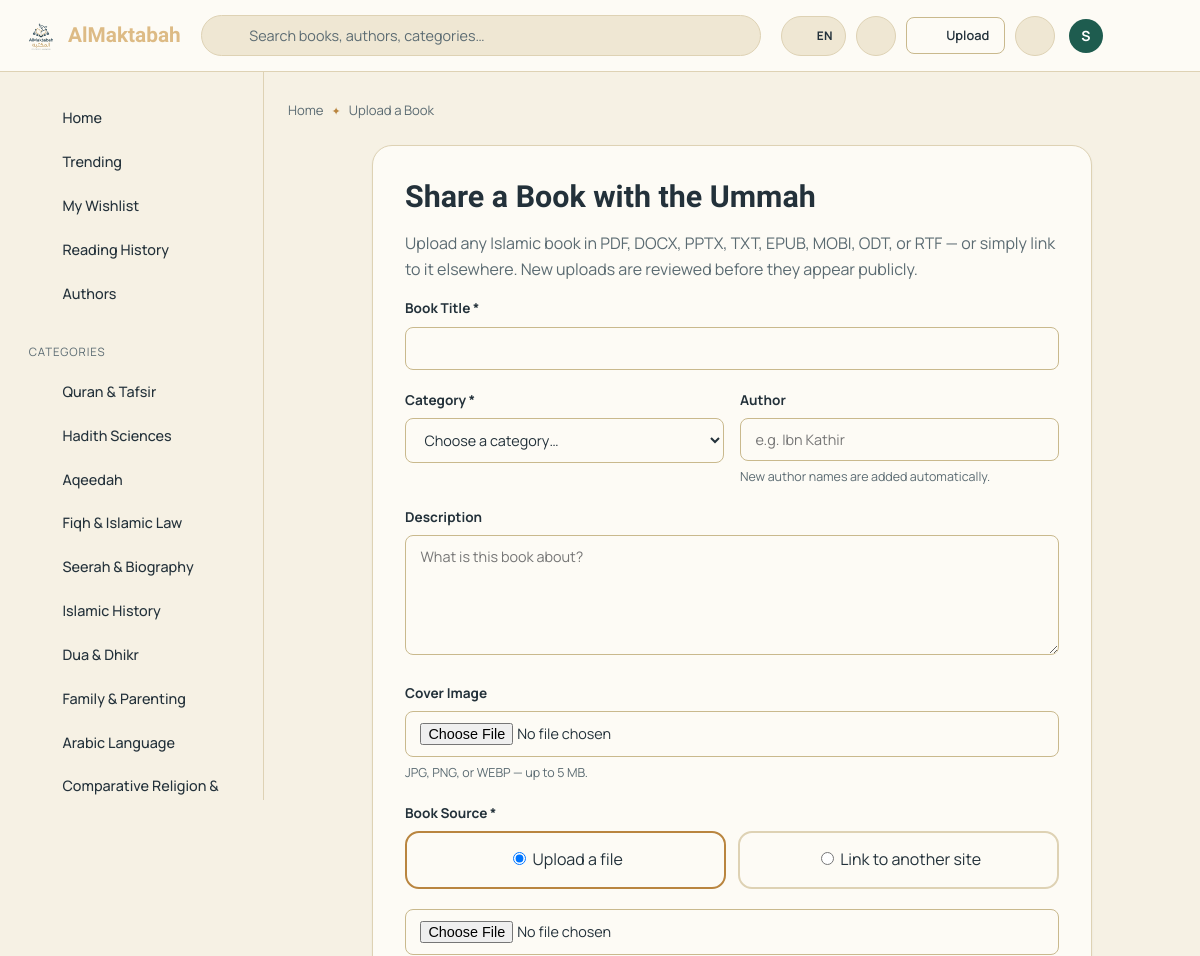
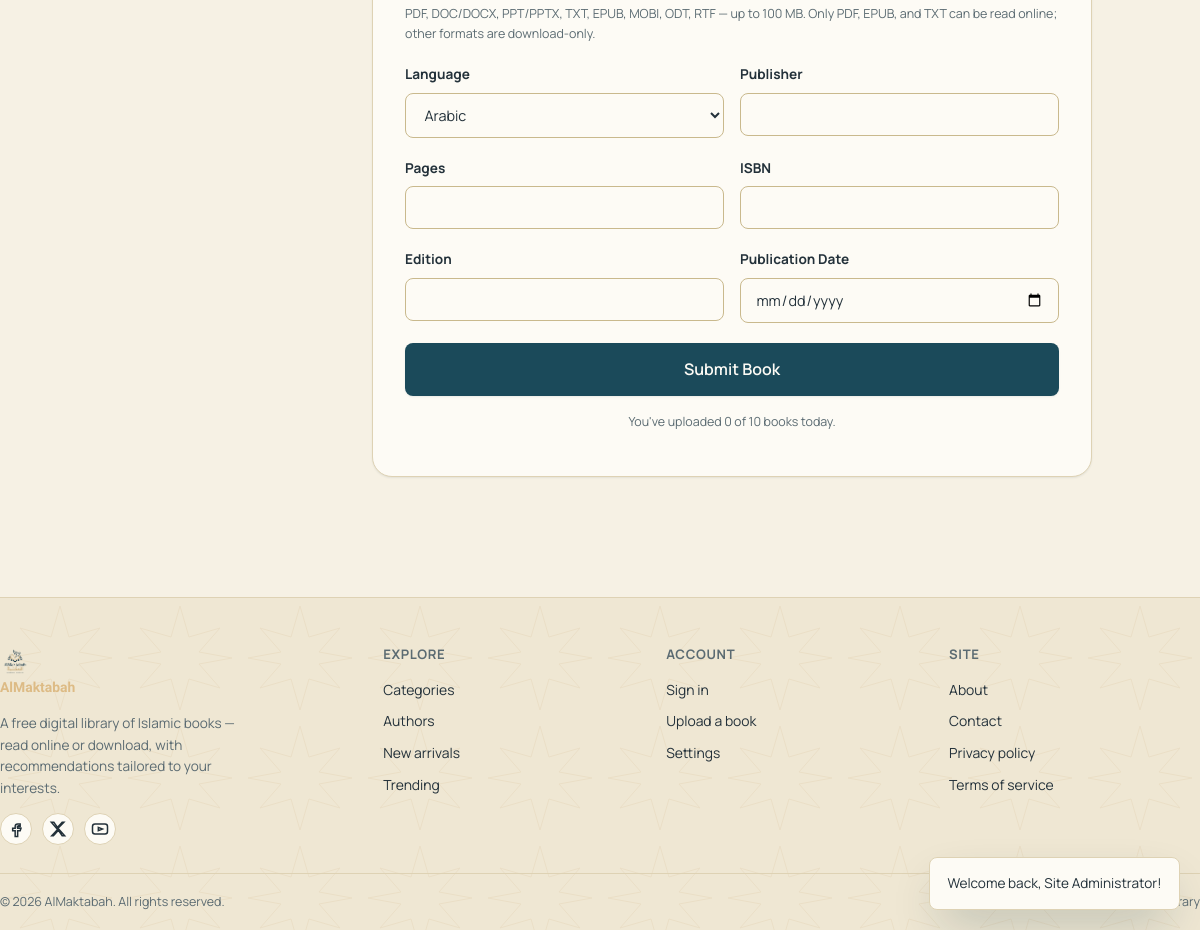
The app's page /upload.php (signed in) with its own data (2 pictures, top to bottom).
### tables this page shows
CREATE TABLE IF NOT EXISTS categories (
    id          INT UNSIGNED AUTO_INCREMENT PRIMARY KEY,
    parent_id   INT UNSIGNED DEFAULT NULL,
    name        VARCHAR(100) NOT NULL,
    slug        VARCHAR(120) NOT NULL UNIQUE,
    description TEXT DEFAULT NULL,
    icon        VARCHAR(50) NOT NULL DEFAULT 'book',
    sort_order  INT UNSIGNED NOT NULL DEFAULT 0,
    created_at  TIMESTAMP NOT NULL DEFAULT CURRENT_TIMESTAMP,
    FOREIGN KEY (parent_id) REFERENCES categories(id) ON DELETE SET NULL,
    INDEX idx_parent (parent_id)
);

### classes/I18n.php (called while the page is built, shortened)
<?php
class I18n
{
    private static array $strings = [];
    private static string $lang = 'en';
    private static bool $booted = false;
    public static function init(): void
    {
        if (self::$booted) return;
        self::$booted = true;
        self::$lang = self::resolveLang();
        $file = ROOT_PATH . '/languages/' . self::$lang . '.php';
        self::$strings = is_file($file) ? require $file : [];
    }
    private static function resolveLang(): string
    {
        if (!empty($_SESSION['language_preference'])) {
            return self::validOrDefault($_SESSION['language_preference']);
        }
        return 'en';
    }
    public static function validOrDefault(?string $lang): string
    {
        return $lang !== null && isset(self::SUPPORTED[$lang]) ? $lang : 'en';
    }
    public static function t(string $key, ?string $default = null): string
    {
        return self::$strings[$key] ?? $default ?? $key;
    }
}

### classes/Auth.php (called while the page is built, shortened)
<?php
class Auth
{
    public static function check(): bool
    {
        if (!empty($_SESSION['user_id'])) {
            return true;
        }
        return self::loginFromRememberCookie();
    }
    public static function id(): ?int
    {
        return $_SESSION['user_id'] ?? null;
    }
}

### config/config.php (called while the page is built, shortened)
<?php
spl_autoload_register(function (string $class) {
    $path = __DIR__ . '/../classes/' . $class . '.php';
});
require_once __DIR__ . '/database.php';
require_once ROOT_PATH . '/includes/functions.php';
$__isAdminArea = str_contains($_SERVER['SCRIPT_NAME'] ?? '', '/admin/');
if (setting('maintenance_mode') === '1' && !$__isAdminArea && !(Auth::check() && Auth::isAdmin())) {
    http_response_code(503);
    header('Retry-After: 3600');
    $siteNameForMaintenance = setting('site_name', 'AlMaktabah');
    echo '<!doctype html><html><head><meta charset="UTF-8"><meta name="viewport" content="width=device-width, initial-scale=1">'
       . '<title>' . e($siteNameForMaintenance) . ' - Under Maintenance</title>'
       . '<style>body{font-family:sans-serif;background:#F6F1E4;color:#23313A;display:flex;align-items:center;justify-content:center;min-height:100vh;margin:0;text-align:center;padding:20px;}'
       . 'div{max-width:420px;}h1{color:#1B4A5A;}</style></head><body><div>'
       . '<h1>' . e($siteNameForMaintenance) . '</h1><p>We\'re making some improvements and will be back shortly. Please check back soon.</p>'
       . '</div></body></html>';
    exit;
}

### classes/Database.php (called while the page is built, shortened)
<?php
class Database
{
    private static ?PDO $instance = null;
    public static function getInstance(): PDO
    {
        if (self::$instance === null) {
            $dsn = 'mysql:host=' . DB_HOST . ';dbname=' . DB_NAME . ';charset=' . DB_CHARSET;
            $options = [
                PDO::ATTR_ERRMODE            => PDO::ERRMODE_EXCEPTION,
                PDO::ATTR_DEFAULT_FETCH_MODE => PDO::FETCH_ASSOC,
                PDO::ATTR_EMULATE_PREPARES   => false,
            ];
            try {
                self::$instance = new PDO($dsn, DB_USER, DB_PASS, $options);
            } catch (PDOException $e) {
                error_log('Database connection failed: ' . $e->getMessage());
                http_response_code(500);
                die('Unable to connect to the database. Please check config/database.php and try again.');
            }
        }
        return self::$instance;
    }
    public static function fetchAll(string $sql, array $params = []): array
    {
        $stmt = self::getInstance()->prepare($sql);
        $stmt->execute($params);
        return $stmt->fetchAll();
    }
    public static function fetchOne(string $sql, array $params = []): ?array
    {
        $stmt = self::getInstance()->prepare($sql);
        $stmt->execute($params);
        $row = $stmt->fetch();
        return $row === false ? null : $row;
    }
}

### classes/Category.php (called while the page is built, shortened)
<?php
class Category
{
    public static function topLevel(): array
    {
        return Database::fetchAll('SELECT * FROM categories WHERE parent_id IS NULL ORDER BY sort_order ASC, name ASC');
    }
}

### classes/User.php (called while the page is built, shortened)
<?php
class User
{
    public static function uploadsToday(int $userId): int
    {
        return (int) (Database::fetchOne(
            'SELECT COUNT(*) AS c FROM books WHERE uploader_id = ? AND DATE(created_at) = CURDATE()',
            [$userId]
        )['c'] ?? 0);
    }
}

### upload.php (the view, shortened to what this page needs)
<?php
require_once __DIR__ . '/config/config.php';
$old = ['title' => '', 'description' => '', 'category_id' => '', 'author_name' => '', 'external_link' => '',
        'language' => 'Arabic', 'publisher' => '', 'isbn' => '', 'pages' => '', 'edition' => '', 'publication_date' => ''];
$uploadsToday = User::uploadsToday(Auth::id());
$limit = (int) setting('daily_upload_limit', DAILY_UPLOAD_LIMIT);
$limitReached = $uploadsToday >= $limit;
include __DIR__ . '/includes/head.php';
include __DIR__ . '/includes/header.php';
include __DIR__ . '/includes/sidebar.php';
?>
<nav class="breadcrumbs"><a href="<?= url('index.php') ?>">Home</a><span class="crumb-sep">✦</span><span>Upload a Book</span></nav>
<div class="form-card" style="max-width:720px;margin:0 auto;">
    <h1 class="page-title">Share a Book with the Ummah</h1>
    <p class="text-muted">Upload any Islamic book in PDF, DOCX, PPTX, TXT, EPUB, MOBI, ODT, or RTF — or simply link to it elsewhere. New uploads are reviewed before they appear publicly.</p>
    <form method="post" enctype="multipart/form-data" style="<?= $limitReached ? 'opacity:.5;pointer-events:none;' : '' ?>">
        <div class="form-group">
            <label class="form-label">Book Title *</label>
            <input type="text" name="title" class="form-input" required maxlength="255" value="<?= e($old['title']) ?>">
        </div>
        <div class="form-row">
            <div class="form-group">
                <label class="form-label">Category *</label>
                <select name="category_id" class="form-select" required>
                    <option value="">Choose a category…</option>
                </select>
            </div>
            <div class="form-group">
                <label class="form-label">Author</label>
                <input type="text" name="author_name" class="form-input" placeholder="e.g. Ibn Kathir" value="<?= e($old['author_name']) ?>">
                <div class="form-hint">New author names are added automatically.</div>
            </div>
        </div>
        <div class="form-group">
            <label class="form-label">Description</label>
            <textarea name="description" class="form-textarea" placeholder="What is this book about?"><?= e($old['description']) ?></textarea>
        </div>
        <div class="form-group">
            <label class="form-label">Cover Image</label>
            <input type="file" name="cover_image" class="form-input" accept="image/jpeg,image/png,image/webp">
            <div class="form-hint">JPG, PNG, or WEBP — up to <?= format_bytes(MAX_COVER_SIZE) ?>.</div>
        </div>
        <div class="form-group">
            <label class="form-label">Book Source *</label>
            <div class="theme-options">
                <label class="theme-option selected" style="cursor:pointer;">
                    <input type="radio" name="source_type" value="file" checked onclick="document.getElementById('file-src').style.display='block';document.getElementById('link-src').style.display='none';">
                    Upload a file
                </label>
                <label class="theme-option" style="cursor:pointer;">
                    <input type="radio" name="source_type" value="link" onclick="document.getElementById('file-src').style.display='none';document.getElementById('link-src').style.display='block';">
                    Link to another site
                </label>
            </div>
        </div>
        <div id="file-src" class="form-group">
            <input type="file" name="book_file" class="form-input" accept=".pdf,.doc,.docx,.ppt,.pptx,.txt,.epub,.mobi,.odt,.rtf">
            <div class="form-hint">PDF, DOC/DOCX, PPT/PPTX, TXT, EPUB, MOBI, ODT, RTF — up to <?= format_bytes(MAX_UPLOAD_SIZE) ?>. Only PDF, EPUB, and TXT can be read online; other formats are download-only.</div>
        </div>
        <div class="form-row">
            <div class="form-group">
                <label class="form-label">Language</label>
                <select name="language" class="form-select">
                    <?php foreach (['Arabic', 'English', 'Urdu', 'French', 'Malay', 'Turkish', 'Other'] as $lang): ?>
                        <option value="<?= $lang ?>" <?= $old['language'] === $lang ? 'selected' : '' ?>><?= $lang ?></option>
                    <?php endforeach; ?>
                </select>
            </div>
            <div class="form-group">
                <label class="form-label">Publisher</label>
                <input type="text" name="publisher" class="form-input" value="<?= e($old['publisher']) ?>">
            </div>
        </div>
        <div class="form-row">
            <div class="form-group">
                <label class="form-label">Pages</label>
                <input type="number" name="pages" class="form-input" min="1" value="<?= e((string) $old['pages']) ?>">
            </div>
            <div class="form-group">
                <label class="form-label">ISBN</label>
                <input type="text" name="isbn" class="form-input" value="<?= e($old['isbn']) ?>">
            </div>
        </div>
        <div class="form-row">
            <div class="form-group">
                <label class="form-label">Edition</label>
                <input type="text" name="edition" class="form-input" value="<?= e($old['edition']) ?>">
            </div>
            <div class="form-group">
                <label class="form-label">Publication Date</label>
                <input type="date" name="publication_date" class="form-input" value="<?= e($old['publication_date']) ?>">
            </div>
        </div>
        <button type="submit" class="btn btn-primary btn-block btn-lg">Submit Book</button>
        <p class="form-hint text-center" style="margin-top:1rem;">You've uploaded <?= $uploadsToday ?> of <?= $limit ?> books today.</p>
    </form>
</div>
<?php include __DIR__ . '/includes/footer.php'; ?>

### includes/functions.php (shortened to what this page needs)
<?php
function e(?string $value): string
{
    return htmlspecialchars((string) $value, ENT_QUOTES, 'UTF-8');
}
function t(string $key, ?string $default = null): string
{
    return I18n::t($key, $default);
}
function url(string $path = ''): string
{
    $path = ltrim($path, '/');
    return rtrim(SITE_URL, '/') . '/' . $path;
}
function format_bytes(?int $bytes): string
{
    $units = ['B', 'KB', 'MB', 'GB'];
    $i = 0;
    $value = $bytes;
    while ($value >= 1024 && $i < count($units) - 1) {
        $value /= 1024;
        $i++;
    }
    return round($value, 1) . ' ' . $units[$i];
}
function avatar_html(array $user, int $size = 40): string
{
    $name = $user['display_name'] ?? $user['username'] ?? '?';
    $initial = mb_strtoupper(mb_substr(trim($name), 0, 1));
    $palette = ['#1B4A5A', '#C89B5C', '#1E5C4F', '#7A4B3A', '#2D6577', '#8A5A2B'];
    $hash = crc32($user['username'] ?? $name);
    $color = $palette[$hash % count($palette)];
    return '<span class="avatar-initial" style="width:' . $size . 'px;height:' . $size . 'px;line-height:' . $size . 'px;font-size:' . round($size * 0.42) . 'px;background:' . $color . '">' . e($initial) . '</span>';
}
function icon(string $name, string $class = ''): string
{
    $path = $icons[$name] ?? $icons['book'];
    return '<svg class="icon ' . e($class) . '" viewBox="0 0 24 24" fill="none" stroke="currentColor" stroke-width="1.8" stroke-linecap="round" stroke-linejoin="round" aria-hidden="true">' . $path . '</svg>';
}
function setting(string $key, $default = null)
{
    static $cache = null;
    if ($cache === null) {
        $rows = Database::fetchAll('SELECT setting_key, setting_value FROM site_settings');
        $cache = [];
        foreach ($rows as $row) {
            $cache[$row['setting_key']] = $row['setting_value'];
        }
    }
    return $cache[$key] ?? $default;
}
    ?>

### includes/sidebar.php (shortened to what this page needs)
<?php
$currentScript = basename($_SERVER['SCRIPT_NAME'] ?? '');
$activeCategoryId = isset($_GET['id']) && $currentScript === 'category.php' ? (int) $_GET['id'] : null;
$topCategories = Category::topLevel();
?>
<aside class="app-sidebar">
    <div class="sidebar-section">
        <a class="sidebar-link <?= $currentScript === 'index.php' ? 'active' : '' ?>" href="<?= url('index.php') ?>"><?= icon('home') ?> <?= e(t('sidebar.home')) ?></a>
        <a class="sidebar-link <?= $currentScript === 'search.php' && ($_GET['sort'] ?? '') === 'popular' ? 'active' : '' ?>" href="<?= url('search.php?sort=popular') ?>"><?= icon('chart') ?> <?= e(t('sidebar.trending')) ?></a>
        <?php if ($currentUser): ?>
        <a class="sidebar-link <?= $currentScript === 'wishlist.php' ? 'active' : '' ?>" href="<?= url('wishlist.php') ?>"><?= icon('bookmark') ?> <?= e(t('sidebar.wishlist')) ?></a>
        <a class="sidebar-link <?= $currentScript === 'history.php' ? 'active' : '' ?>" href="<?= url('history.php') ?>"><?= icon('eye') ?> <?= e(t('sidebar.history')) ?></a>
        <?php endif; ?>
        <a class="sidebar-link <?= $currentScript === 'authors.php' ? 'active' : '' ?>" href="<?= url('authors.php') ?>"><?= icon('users') ?> <?= e(t('sidebar.authors')) ?></a>
    </div>
    <div class="sidebar-section">
        <div class="sidebar-label"><?= e(t('sidebar.categories')) ?></div>
        <?php foreach ($topCategories as $cat): ?>
            <a class="sidebar-link <?= $activeCategoryId === (int) $cat['id'] ? 'active' : '' ?>" href="<?= url('category.php?id=' . $cat['id'] . '&slug=' . $cat['slug']) ?>">
                <?= icon($cat['icon']) ?> <?= e($cat['name']) ?>
            </a>
        <?php endforeach; ?>
    </div>
</aside>
<main class="app-main" id="main-content">

### records on screen
categories: name "Quran & Tafsir"
categories: name "Hadith Sciences"
categories: name "Aqeedah"
categories: name "Fiqh & Islamic Law"
categories: name "Seerah & Biography"
categories: name "Islamic History"
categories: name "Dua & Dhikr"
categories: name "Family & Parenting"
categories: name "Arabic Language"
categories: name "Comparative Religion &…"

### other values on screen
SITE_NAME "AlMaktabah"
$currentLang "EN"
t('nav.upload') "Upload"
$initial "S"
t('sidebar.home') "Home"
t('sidebar.trending') "Trending"
t('sidebar.wishlist') "My Wishlist"
t('sidebar.history') "Reading History"
t('sidebar.authors') "Authors"
t('sidebar.categories') "CATEGORIES"
format_bytes(MAX_COVER_SIZE) "5 MB"
format_bytes(MAX_UPLOAD_SIZE) "100 MB"
$uploadsToday "0"
$limit "10"
setting('site_description') "A free digital library of Islamic books — read online or download, with recommendations tailored to your interests."
